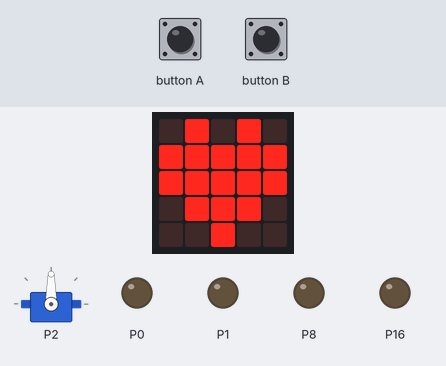
Recording of a program running on a simulated BBC micro:bit (MakeCode). On the bench: the board's 5×5 LED display, servo, output pins drawn as LEDs (lit = HIGH). Dashed ring = blinking. Inputs (shaded band) come from the test bench.

Above: at 0.7 s.
2.9 s: button A pressed for 0.15 s
At 3.4 s:
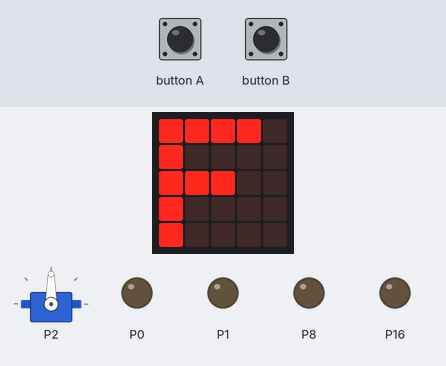
3.6 s: button B pressed for 0.15 s
At 4.62 s:
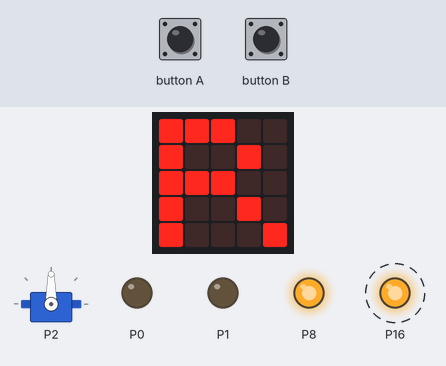
12.5 s: button A pressed for 0.15 s
At 18.3 s:
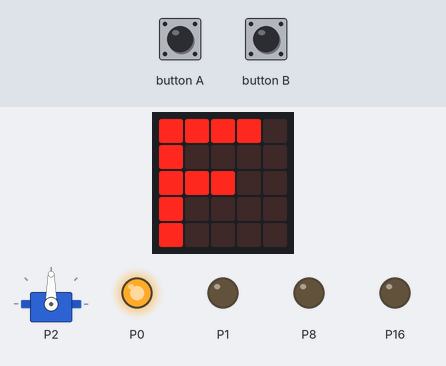
Timing chart, 0 to 19.2 s (numbered marks = the images above; inputs shaded):
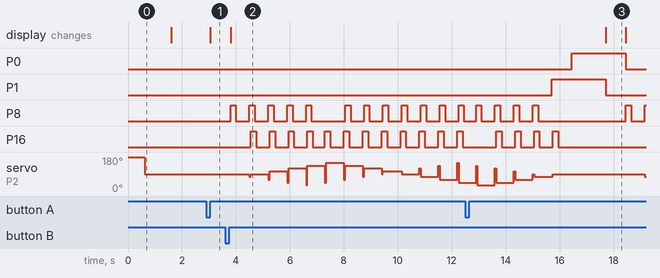

The program:

main.ts
```typescript
function DuckRotL (tAngle: number) {
    pins.digitalWritePin(DigitalPin.P16, 1)
    servos.P2.setAngle(tAngle)
    basic.pause(200)
    pins.digitalWritePin(DigitalPin.P16, 0)
    basic.pause(500)
}
function DuckRotR (tAngle: number) {
    pins.digitalWritePin(DigitalPin.P8, 1)
    servos.P2.setAngle(tAngle)
    basic.pause(200)
    pins.digitalWritePin(DigitalPin.P8, 0)
    basic.pause(500)
}
input.onButtonPressed(Button.A, function () {
    basic.showString("F")
    DuckRotR(90)
    DuckRotR(75)
    DuckRotR(60)
    DuckRotR(45)
    DuckRotR(30)
    DuckRotL(45)
    DuckRotL(60)
    DuckRotL(75)
    DuckRotL(90)
    DuckRotL(105)
    DuckRotL(120)
    DuckRotL(135)
    DuckRotL(150)
    DuckRotR(135)
    DuckRotR(120)
    DuckRotR(105)
    DuckRotR(90)
    pins.digitalWritePin(DigitalPin.P1, 1)
    basic.pause(2000)
    pins.digitalWritePin(DigitalPin.P1, 0)
    basic.clearScreen()
})
input.onButtonPressed(Button.B, function () {
    basic.showString("R")
    DuckRotL(90)
    DuckRotL(105)
    DuckRotL(120)
    DuckRotL(135)
    DuckRotL(150)
    DuckRotR(135)
    DuckRotR(120)
    DuckRotR(105)
    DuckRotR(90)
    DuckRotR(75)
    DuckRotR(60)
    DuckRotR(45)
    DuckRotR(30)
    DuckRotL(45)
    DuckRotL(60)
    DuckRotL(75)
    DuckRotL(90)
    pins.digitalWritePin(DigitalPin.P0, 1)
    basic.pause(2000)
    pins.digitalWritePin(DigitalPin.P0, 0)
    basic.clearScreen()
})
basic.showIcon(IconNames.Heart)
pins.digitalWritePin(DigitalPin.P0, 0)
pins.digitalWritePin(DigitalPin.P1, 0)
servos.P2.setPulse(15000)
servos.P2.setRange(30, 150)
servos.P2.setAngle(90)
basic.pause(1000)
basic.clearScreen()
```

test.ts
```typescript
// テストはここに来ます。このパッケージが拡張機能として使用されるときにはコンパイルされません。
```

Measured:
- after the input at 2.9 s, the display: changes after 0.15 s (image 1)
- after the input at 3.6 s, the display: changes after 0.20 s (image 2)
- after the input at 12.5 s, the display: changes after 5.2 s (image 3)
- by itself, P16: alternates HIGH for 0.20 s and LOW for 0.50 s
- what the display in image 3 shows lasts 0.8 s, from 17.7 s to 18.5 s
